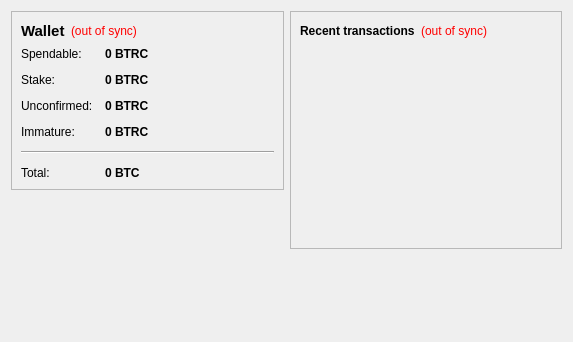
<?xml version="1.0" encoding="UTF-8"?>
<ui version="4.0">
 <class>OverviewPage</class>
 <widget class="QWidget" name="OverviewPage">
  <property name="geometry">
   <rect>
    <x>0</x>
    <y>0</y>
    <width>573</width>
    <height>342</height>
   </rect>
  </property>
  <property name="windowTitle">
   <string>Form</string>
  </property>
  <layout class="QHBoxLayout" name="horizontalLayout" stretch="1,1">
   <item>
    <layout class="QVBoxLayout" name="verticalLayout_2">
     <item>
      <widget class="QFrame" name="frame">
       <property name="frameShape">
        <enum>QFrame::StyledPanel</enum>
       </property>
       <property name="frameShadow">
        <enum>QFrame::Raised</enum>
       </property>
       <layout class="QVBoxLayout" name="verticalLayout_4">
        <item>
         <layout class="QHBoxLayout" name="horizontalLayout_4">
          <item>
           <widget class="QLabel" name="label_5">
            <property name="font">
             <font>
              <pointsize>11</pointsize>
              <weight>75</weight>
              <bold>true</bold>
             </font>
            </property>
            <property name="text">
             <string>Wallet</string>
            </property>
           </widget>
          </item>
          <item>
           <widget class="QLabel" name="labelWalletStatus">
            <property name="toolTip">
             <string>The displayed information may be out of date. Your wallet automatically synchronizes with the Btrcoin network after a connection is established, but this process has not completed yet.</string>
            </property>
            <property name="styleSheet">
             <string notr="true">QLabel { color: red; }</string>
            </property>
            <property name="text">
             <string notr="true">(out of sync)</string>
            </property>
            <property name="alignment">
             <set>Qt::AlignLeading|Qt::AlignLeft|Qt::AlignVCenter</set>
            </property>
           </widget>
          </item>
          <item>
           <spacer name="horizontalSpacer_2">
            <property name="orientation">
             <enum>Qt::Horizontal</enum>
            </property>
            <property name="sizeHint" stdset="0">
             <size>
              <width>40</width>
              <height>20</height>
             </size>
            </property>
           </spacer>
          </item>
         </layout>
        </item>
        <item>
         <layout class="QFormLayout" name="formLayout_2">
          <property name="fieldGrowthPolicy">
           <enum>QFormLayout::AllNonFixedFieldsGrow</enum>
          </property>
          <property name="horizontalSpacing">
           <number>12</number>
          </property>
          <property name="verticalSpacing">
           <number>12</number>
          </property>
          <item row="0" column="0">
           <widget class="QLabel" name="label">
            <property name="text">
             <string>Spendable:</string>
            </property>
           </widget>
          </item>
          <item row="0" column="1">
           <widget class="QLabel" name="labelBalance">
            <property name="font">
             <font>
              <weight>75</weight>
              <bold>true</bold>
             </font>
            </property>
            <property name="cursor">
             <cursorShape>IBeamCursor</cursorShape>
            </property>
            <property name="toolTip">
             <string>Your current spendable balance</string>
            </property>
            <property name="text">
             <string notr="true">0 BTRC</string>
            </property>
            <property name="textInteractionFlags">
             <set>Qt::LinksAccessibleByMouse|Qt::TextSelectableByKeyboard|Qt::TextSelectableByMouse</set>
            </property>
           </widget>
          </item>
          <item row="1" column="0">
           <widget class="QLabel" name="label_6">
            <property name="text">
             <string>Stake:</string>
            </property>
           </widget>
          </item>
          <item row="1" column="1">
           <widget class="QLabel" name="labelStake">
            <property name="font">
             <font>
              <weight>75</weight>
              <bold>true</bold>
             </font>
            </property>
            <property name="cursor">
             <cursorShape>IBeamCursor</cursorShape>
            </property>
            <property name="toolTip">
             <string>Total of coins that was staked, and do not yet count toward the current balance</string>
            </property>
            <property name="text">
             <string notr="true">0 BTRC</string>
            </property>
            <property name="textInteractionFlags">
             <set>Qt::LinksAccessibleByMouse|Qt::TextSelectableByKeyboard|Qt::TextSelectableByMouse</set>
            </property>
           </widget>
          </item>
          <item row="2" column="0">
           <widget class="QLabel" name="label_3">
            <property name="text">
             <string>Unconfirmed:</string>
            </property>
           </widget>
          </item>
          <item row="2" column="1">
           <widget class="QLabel" name="labelUnconfirmed">
            <property name="font">
             <font>
              <weight>75</weight>
              <bold>true</bold>
             </font>
            </property>
            <property name="cursor">
             <cursorShape>IBeamCursor</cursorShape>
            </property>
            <property name="toolTip">
             <string>Total of transactions that have yet to be confirmed, and do not yet count toward the current balance</string>
            </property>
            <property name="text">
             <string notr="true">0 BTRC</string>
            </property>
            <property name="textInteractionFlags">
             <set>Qt::LinksAccessibleByMouse|Qt::TextSelectableByKeyboard|Qt::TextSelectableByMouse</set>
            </property>
           </widget>
          </item>
          <item row="3" column="0">
           <widget class="QLabel" name="labelImmatureText">
            <property name="text">
             <string>Immature:</string>
            </property>
           </widget>
          </item>
          <item row="3" column="1">
           <widget class="QLabel" name="labelImmature">
            <property name="font">
             <font>
              <weight>75</weight>
              <bold>true</bold>
             </font>
            </property>
            <property name="toolTip">
             <string>Mined balance that has not yet matured</string>
            </property>
            <property name="text">
             <string notr="true">0 BTRC</string>
            </property>
            <property name="textInteractionFlags">
             <set>Qt::LinksAccessibleByMouse|Qt::TextSelectableByKeyboard|Qt::TextSelectableByMouse</set>
            </property>
           </widget>
          </item>
          <item row="4" column="0" colspan="2">
           <widget class="Line" name="line">
            <property name="orientation">
             <enum>Qt::Horizontal</enum>
            </property>
           </widget>
          </item>
          <item row="5" column="0">
           <widget class="QLabel" name="labelTotalText">
            <property name="text">
             <string>Total:</string>
            </property>
           </widget>
          </item>
          <item row="5" column="1">
           <widget class="QLabel" name="labelTotal">
            <property name="font">
             <font>
              <weight>75</weight>
              <bold>true</bold>
             </font>
            </property>
            <property name="cursor">
             <cursorShape>IBeamCursor</cursorShape>
            </property>
            <property name="toolTip">
             <string>Your current total balance</string>
            </property>
            <property name="text">
             <string notr="true">0 BTC</string>
            </property>
            <property name="textInteractionFlags">
             <set>Qt::LinksAccessibleByMouse|Qt::TextSelectableByKeyboard|Qt::TextSelectableByMouse</set>
            </property>
           </widget>
          </item>
         </layout>
        </item>
       </layout>
      </widget>
     </item>
     <item>
      <spacer name="verticalSpacer">
       <property name="orientation">
        <enum>Qt::Vertical</enum>
       </property>
       <property name="sizeHint" stdset="0">
        <size>
         <width>20</width>
         <height>40</height>
        </size>
       </property>
      </spacer>
     </item>
    </layout>
   </item>
   <item>
    <layout class="QVBoxLayout" name="verticalLayout_3">
     <item>
      <widget class="QFrame" name="frame_2">
       <property name="frameShape">
        <enum>QFrame::StyledPanel</enum>
       </property>
       <property name="frameShadow">
        <enum>QFrame::Raised</enum>
       </property>
       <layout class="QVBoxLayout" name="verticalLayout">
        <item>
         <layout class="QHBoxLayout" name="horizontalLayout_2">
          <item>
           <widget class="QLabel" name="label_4">
            <property name="text">
             <string>&lt;b&gt;Recent transactions&lt;/b&gt;</string>
            </property>
           </widget>
          </item>
          <item>
           <widget class="QLabel" name="labelTransactionsStatus">
            <property name="toolTip">
             <string>The displayed information may be out of date. Your wallet automatically synchronizes with the Btrcoin network after a connection is established, but this process has not completed yet.</string>
            </property>
            <property name="styleSheet">
             <string notr="true">QLabel { color: red; }</string>
            </property>
            <property name="text">
             <string notr="true">(out of sync)</string>
            </property>
            <property name="alignment">
             <set>Qt::AlignRight|Qt::AlignTrailing|Qt::AlignVCenter</set>
            </property>
           </widget>
          </item>
          <item>
           <spacer name="horizontalSpacer">
            <property name="orientation">
             <enum>Qt::Horizontal</enum>
            </property>
            <property name="sizeHint" stdset="0">
             <size>
              <width>40</width>
              <height>20</height>
             </size>
            </property>
           </spacer>
          </item>
         </layout>
        </item>
        <item>
         <widget class="QListView" name="listTransactions">
          <property name="styleSheet">
           <string notr="true">QListView { background: transparent; }</string>
          </property>
          <property name="frameShape">
           <enum>QFrame::NoFrame</enum>
          </property>
          <property name="verticalScrollBarPolicy">
           <enum>Qt::ScrollBarAlwaysOff</enum>
          </property>
          <property name="horizontalScrollBarPolicy">
           <enum>Qt::ScrollBarAlwaysOff</enum>
          </property>
          <property name="selectionMode">
           <enum>QAbstractItemView::NoSelection</enum>
          </property>
         </widget>
        </item>
       </layout>
      </widget>
     </item>
     <item>
      <spacer name="verticalSpacer_2">
       <property name="orientation">
        <enum>Qt::Vertical</enum>
       </property>
       <property name="sizeHint" stdset="0">
        <size>
         <width>20</width>
         <height>40</height>
        </size>
       </property>
      </spacer>
     </item>
    </layout>
   </item>
  </layout>
 </widget>
 <resources/>
 <connections/>
</ui>
